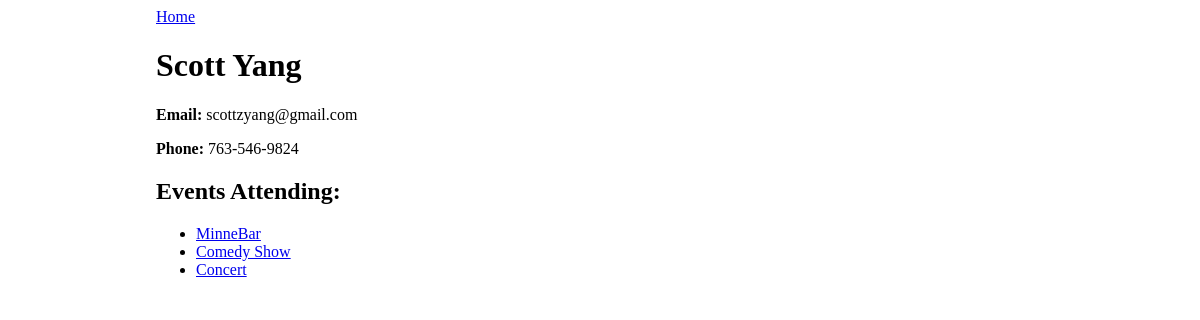
Screenshot of /guest/1 with the database file from the repository.
### events_app/models.py (models this page shows, shortened)
class Guest(db.Model):
    id = db.Column(db.Integer, primary_key=True)
    name = db.Column(db.String(80), nullable=False)
    email = db.Column(db.String(80), nullable=False)
    phone = db.Column(db.String(80), nullable=False)
    events_attending = db.relationship('Event', secondary='guest_event', back_populates='guests')

class Event(db.Model):
    id = db.Column(db.Integer, primary_key=True)
    title = db.Column(db.String(80), nullable=False)
    description = db.Column(db.String(80), nullable=False)
    date_and_time = db.Column(db.DateTime, nullable=False)
    guests = db.relationship('Guest', secondary='guest_event', back_populates='events_attending')

### events_app/routes.py (the view)
@main.route('/guest/<guest_id>')
def guest_detail(guest_id):
    current_guest = Guest.query.filter_by(id=guest_id).one()
    return render_template('guest_detail.html', current_guest=current_guest)

### events_app/templates/guest_detail.html
{% extends 'base.html' %}
{% block content %}
<a href="/">Home</a>
<h1>{{ current_guest.name }}</h1>
<p><strong>Email:</strong> {{ current_guest.email }}</p>
<p><strong>Phone:</strong> {{ current_guest.phone }}</p>
<h2>Events Attending:</h2>
<ul>
{% for i in range(current_guest.events_attending|length) %}
    <li><a href="/event/{{i + 1}}">{{current_guest.events_attending[i].title}}</a></li>
{% endfor %}
</ul>
{% endblock %}

### events_app/static/style.css (style rules this page uses)
body { display: flex; justify-content: center; }

### rows the page displays
Guest: name "Scott Yang", email "scottzyang@gmail.com", phone "763-546-9824"
Event: title "MinneBar"
Event: title "Comedy Show"
Event: title "Concert"
